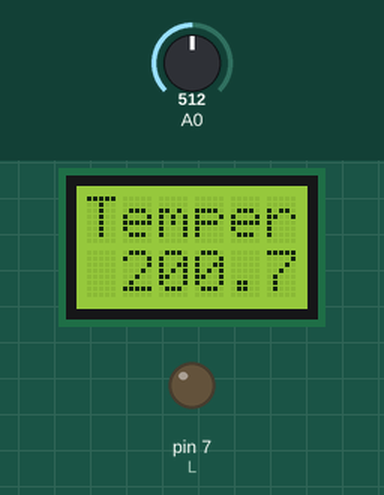
A sketch run on a simulated Arduino Uno, built with avr-gcc and run on an emulated ATmega328P. On the bench: 6×2 character LCD, output pins drawn as LEDs (lit = HIGH). The inputs (shaded band) are chosen by the test bench; at power-on: A0 = 512.

Above: at 4.2 s.
4.3 s: A0 set to 716
At 11.4 s:
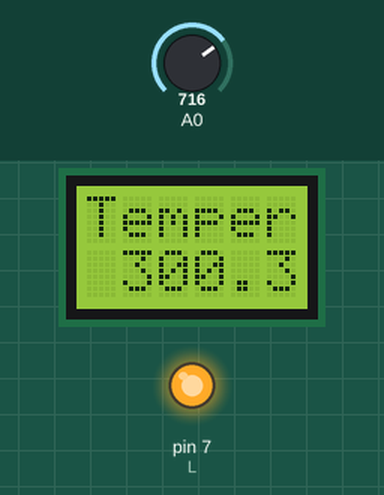
12.5 s: A0 set to 900
At 26.1 s:
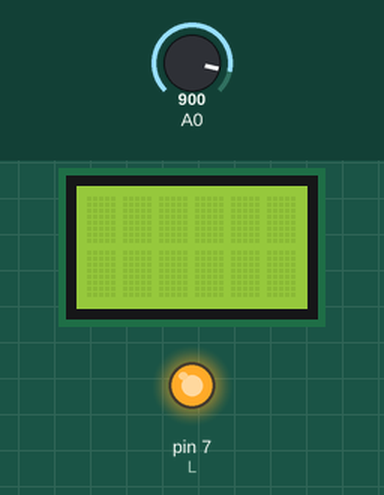
26.2 s: A0 set to 1023
At 27.7 s:
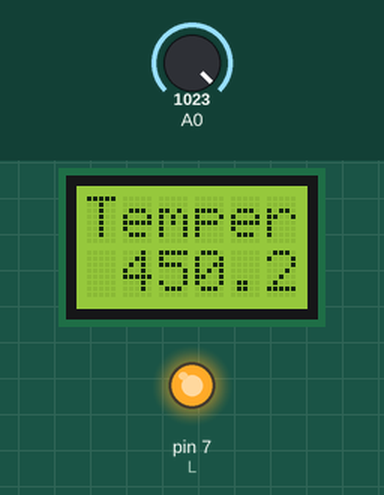
Timing chart, 0 to 29.2 s (numbered marks = the images above; inputs shaded):
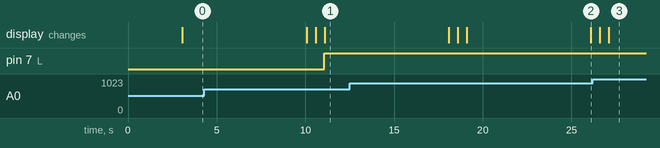

Measured:
- after the input at 4.3 s, the display: first differs from a run without the input after 6.8 s (image 1)
- after the input at 12.5 s, the display: first differs from a run without the input after 6.6 s (image 2 shows a later state)
- after the input at 26.2 s, the display: first differs from a run without the input after 0.89 s (image 3)

The sketch:

TEMP.ino
```cpp
/*il circuito :
 *
* Un sensore TMP rileva la temperatura ambientale:
*
  * i piedini esterni vanno SX 5V e DX a massa
  * il piedino centrsle collegato al pin A0


* Un Led a che si accende una volta superata una certa temperatura:
*
  * Anodo . sul pin 2
  * Katodo  con resistenza 220 Ω collegato a GND

* Uno schermo LCD per visualizzare i dati :
*
 * pin RS collegato al pin digitale 12
 * pin E (Enable) collegato al pin digitale 11
 * pin D4 collegato al pin digitale 5
 * pin D5 collegato al pin digitale 4
 * pin D6 collegato al pin digitale 3
 * pin D7 collegato al pin digitale 2
 * pin R/W collegato al GND
 * pin 1 e pin 5 collegati a GND
 * pin 2 collegato a +Vcc
 * pin 3 collegato al Pin centrale del Potenziometro/Trimmer
 *
* Un Potenziometro/Trimmer per regolare il constrato del LCD:
*
  * i piedini esterini vanno collegati SX massa DX 5V
  * quello centrale va collegato al Pin 3 del LCD
*
*

*/


#include <LiquidCrystal.h>
LiquidCrystal lcd(12, 11, 5, 4, 3, 2);

const int L = 7; // pin led
float temperaturec=0;
void setup() {

 pinMode(L,OUTPUT);
// Serial.begin(9600);
 lcd.begin(6,2);
 lcd.print("Help2Grow");
 delay(3000);
}

void loop() {

  lcd.clear();

  lcd.setCursor(0,0);
  //lcd.print(millis()/1000);

  int reading = analogRead(0);
 //converting that reading to voltage, for 3.3v arduino use 3.3
float voltage = reading * 5.0;
voltage /= 1024.0;
// now print out the temperature
 temperaturec = (voltage - 0.5) * 100;
  lcd.println("Temperatura:    \n");
  lcd.setCursor(1,1);
  lcd.print(temperaturec + 0.7 );
  lcd.print(" C" );
  delay(7000);


if(temperaturec > 20){
  lcd.noDisplay();
  delay(500);
  // Turn on the display:
  lcd.display();
  delay(500);

 digitalWrite(L,HIGH);
 }else digitalWrite(L, LOW);

}
```
